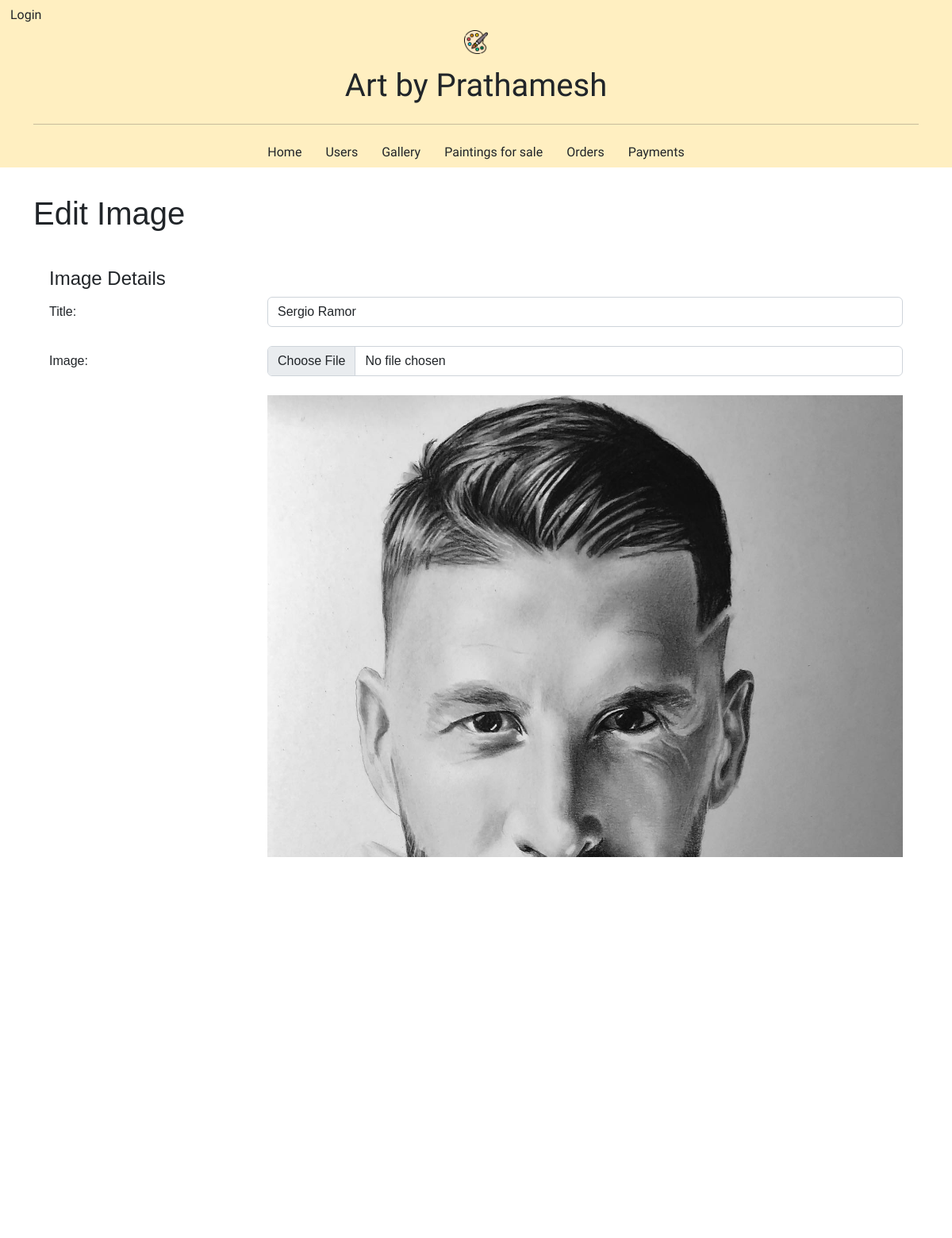
The page /dashboard/gallery_edit/43/ on the database its author committed.
### marketplace/models.py (models this page shows, shortened)
class GalleryImagesModel(models.Model):
    title = models.CharField(max_length=20)
    image = models.ImageField(upload_to="gallery")

### dashboard/views.py (the view, shortened to what this page needs)
# urls.py: path("gallery_edit/<int:item_id>/",gallery_edit,name="dashboard_gallery_image_edit"),
def gallery_edit(request, item_id):
    gallery_item = get_object_or_404(GalleryImagesModel, id=item_id)
    return render(request, 'dashboard/gallery_edit.html', {"gallery_item": gallery_item})

### templates/dashboard/gallery_edit.html (shortened to what this page needs)
{% extends 'base/header_dashboard.html' %}
{% load socialaccount %}
{% load static %}
{% block content %}
<div class="container">
    <h1 class="mt-4 mb-4">Edit Image</h1>
    <div class="card div-transparent">
        <div class="card-body">
            <h4 class="card-title">Image Details</h4>
            <form method="POST" enctype="multipart/form-data">
                <div class="form-group row">
                    <label for="title" class="col-sm-3 col-form-label">Title:</label>
                    <div class="col-sm-9">
                        <input type="text" class="form-control" name="title" id="title" placeholder="Title" value="{{ gallery_item.title }}" required>
                    </div>
                </div>
                <br>
                <div class="form-group row">
                    <label for="image" class="col-sm-3 col-form-label">Image:</label>
                    <div class="col-sm-9">
                        <input type="file" class="form-control" name="image" id="image" accept="image/*" onchange="previewImage()">
                    </div>
                </div>
                <br>
                <div class="form-group row">
                    <div class="col-sm-3"></div>
                    <div class="col-sm-9">
                        <img id="imagePreview" src="{{ gallery_item.image.url }}" alt="Image Preview" style="max-width: 100%; height: auto;"/>
                    </div>
                </div>
                <br>
                <div class="form-group row">
                    <div class="col-sm-3"></div>
                    <div class="col-sm-9">
                        <button type="submit" class="btn btn-transparent" style="border:solid;border-width: thin">Submit</button>
                        <a href="#" class="btn btn-transparent" style="border:solid;border-width: thin">Cancel</a>
                    </div>
                </div>
            </form>
        </div>
    </div>
</div>
{% endblock content %}

### static/css/market.css (style rules this page uses)
.div-transparent { border: none; backdrop-filter: blur(7px); background-color: rgba(255, 255, 255, 0.25); }
body { font-family: Arial, sans-serif; margin: 0; padding: 0; background-color: white; background-size: cover; background-position: center; background-attachment: fixed; background-repeat: no-repeat; margin: 0; display: flex; flex-direction: column; min-height: 100vh; }
.card-body { padding: 20px; }

### static/css/dashboard.css (style rules this page uses)
.card-body { height: 100px; }
body { font-family: Arial, sans-serif; }

### rows shown on the page
GalleryImagesModel: title "Sergio Ramor", image (picture)
